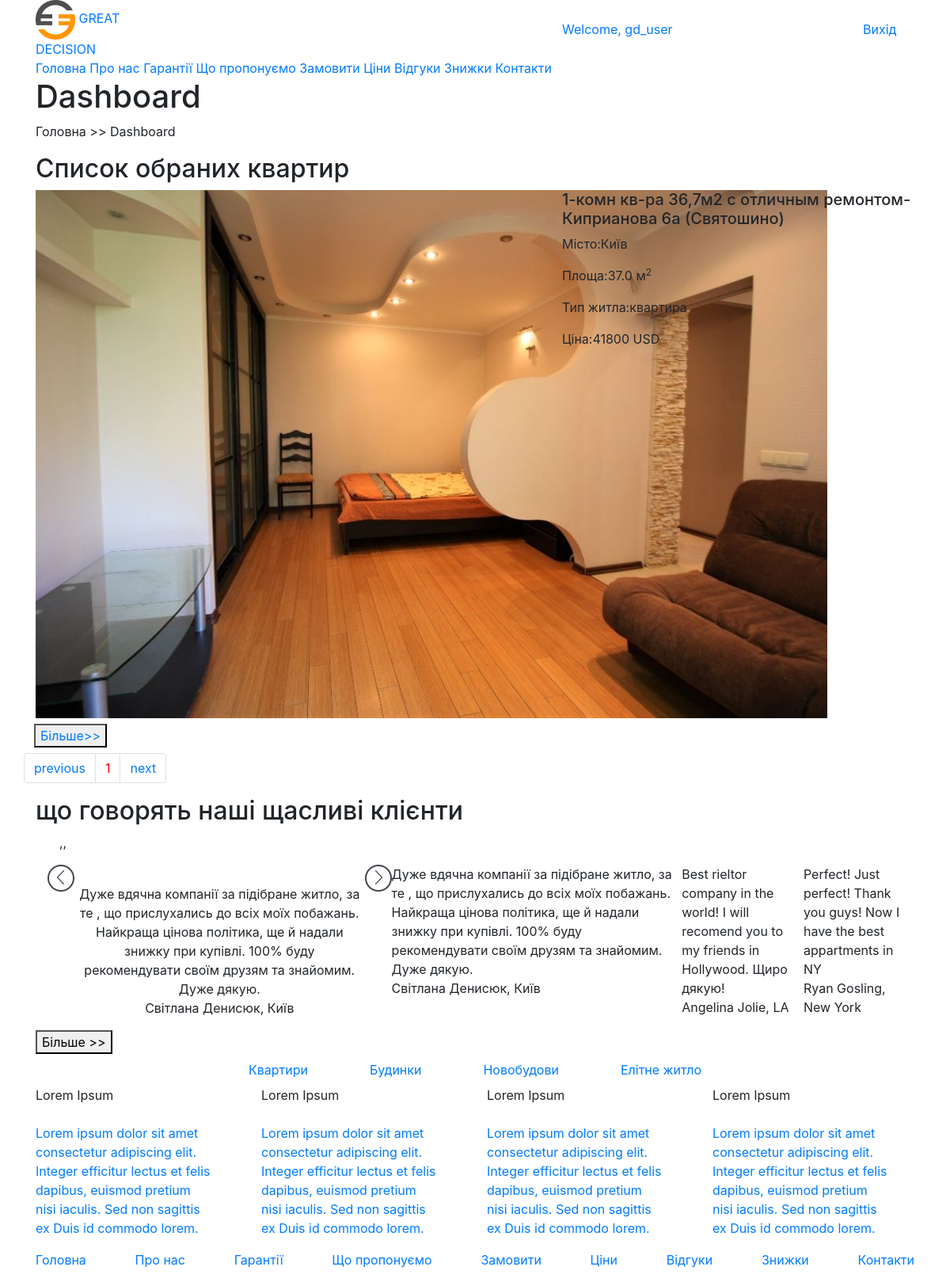
The page /account/dashboard/ (signed in) on the database its author committed.
### apartments/models.py (models this page shows, shortened)
class Apartments(models.Model):
    title = models.CharField(max_length=250)
    address = models.CharField(max_length=250, blank=True)
    city = models.CharField(max_length=250, blank=True)
    region = models.CharField(max_length=250, blank=True)
    description = models.TextField(blank=True)
    price = models.IntegerField()
    rooms = models.IntegerField(blank=True, null=True)
    square_live = models.DecimalField(
        max_digits=5, decimal_places=1, blank=True, null=True)
    square_all = models.DecimalField(max_digits=5, decimal_places=1)
    floor = models.IntegerField(blank=True, null=True)
    apartment_type = models.ForeignKey(
        'ApartmentType', on_delete=models.SET_NULL, null=True, blank=True, default=None)
    is_published = models.BooleanField(default=True)
    list_date = models.DateTimeField(default=datetime.now)
    photo_0 = models.ImageField(upload_to="photos/%Y/%m/%d/")
    photo_1 = models.ImageField(upload_to="photos/%Y/%m/%d/", blank=True)
    photo_2 = models.ImageField(upload_to="photos/%Y/%m/%d/", blank=True)
    photo_3 = models.ImageField(upload_to="photos/%Y/%m/%d/", blank=True)
    photo_4 = models.ImageField(upload_to="photos/%Y/%m/%d/", blank=True)
    photo_5 = models.ImageField(upload_to="photos/%Y/%m/%d/", blank=True)
    photo_6 = models.ImageField(upload_to="photos/%Y/%m/%d/", blank=True)
    photo_7 = models.ImageField(upload_to="photos/%Y/%m/%d/", blank=True)
    realtor = models.ForeignKey(
        Realtor, on_delete=models.DO_NOTHING, blank=True, null=True)
    favorits = models.ManyToManyField(settings.AUTH_USER_MODEL, blank=True)
    class Meta:
        verbose_name = 'apartment'
        verbose_name_plural = 'apartments'

class ApartmentType(models.Model):
    title = models.CharField(max_length=50)
    def __str__(self):
        return self.title

### account/views.py (the view)
# urls.py: path('dashboard/', views.dashboard, name='dashboard')
@login_required
def dashboard(request):
    apartments = Apartments.objects.order_by(
        '-list_date').filter(is_published=True, favorits=request.user)
    paginator = Paginator(apartments, 2)
    page_number = request.GET.get('page')
    page = paginator.get_page(page_number)
    context = {
        "apartments": page,
        "header_h1": "Dashboard",
        "header_p": "Головна >> Dashboard",
    }
    return render(request, 'account/dashboard.html', context)

### templates/account/dashboard.html (shortened to what this page needs)
{% extends 'base.html' %}
{% block content %}
<section class="apartments">
    <div class="container">
    <h2>Список обраних квартир</h2>
            {% if apartments %}
            <div class="row">
                {% for apartment in apartments %}
                <div class="col-lg-6 col-sm-12">
                    <img src="{{ apartment.photo_0.url }}">
                </div>
                <div class="offset-lg-1 col-lg-5 col-sm-12 info">
                    <h5>{{ apartment.title }}</h5>
                    <div class="flat--bcg">
                        <div>
                            <p><span class="title">Місто:</span><span class="name">{{ apartment.city }}</span></p>
                            <p><span class="title">Площа:</span><span class="name">{{ apartment.square_all }} м<sup>2</sup></span></p>
                        </div>
                        <div>
                            <p><span class="title">Тип житла:</span><span class="name">{{ apartment.apartment_type }}</span></p>
                            <p><span class="title">Ціна:</span><span class="name">{{ apartment.price }} USD</span></p>
                        </div>
                    </div>
                </div>
                <div class="btn"><button class="btn--forward"><a
                            href="{% url 'apartment' apartment.id  %}">Більше>></a></button>
                </div>
                {% endfor %}
            <div class="pagination col-12">
                <nav aria-label="Page navigation example">
                    <ul class="step-links pagination">
                        <li class='page-item'><a class='page-link' {% if apartments.has_previous %}href="?page={{ apartments.previous_page_number }}"{% else %}href="#"{% endif %}>previous</a></li>
                        {% for i in apartments.paginator.page_range %}
                        {% if i == apartments.number %}
                        <li class='page-item'><a style="color:red;" class='page-link' href="?page={{i}}">{{i}}</a></li>
                        {% else %}
                        <li class='page-item'><a class='page-link' href="?page={{i}}">{{i}}</a></li>
                        {% endif %}
                        {% endfor %}
                        <li class='page-item'><a class='page-link' {% if apartments.has_next %}href="?page={{ apartments.next_page_number }}"{% else %}href="#"{% endif %}>next</a></li>
                    </ul>
                </nav>
            </div>
            </div>
            {% else %}
            <div>Список порожній</div>
            {% endif %}
        </div>
</section>
{% endblock %}

### templates/partials/_header.html (shortened to what this page needs)
{% load static %}
<header>
{% if not header_h1 %}
    <div class="container-fluid header">
{% else %}
    <div class="container-fluid header_2">
{% endif %}
        <div class="container-fluid header_part_2 login">
            <div class="container header_part_2">
                <div class="row header_part_2">
                    <div class="col-5 logo">
                        <a href="{% url 'index' %}">
                            <img src="{% static 'img/Logo.png' %}" alt="Logo">
                            <span>GREAT<br>DECISION</span>
                        </a>
                    </div>
                    {% if user.is_authenticated %}
                        <a class="offset-2 col-4 align-self-center enter" href="{% url 'dashboard' %}">Welcome, {{ user.username }}</a>
                        <a class="col-1 align-self-center" href="javascript:{document.getElementById('logout').submit()}" >Вихід</a>
                    {% else %}
                        <a class="offset-2 col-4 align-self-center enter" href="{% url 'login' %}">Вхід</a>
                        <a class="col-1 align-self-center" href="{% url 'register' %}">Реєстрація</a>
                    {% endif %}
                </div>
            </div>
        </div>
        <div class="header_part_3">
            <div class="container">
                <div class="row">
                    <div class="col-12 menu">
                        {% url 'index' as url_index %}
                        <a {% if request.path == url_index %}class="menu-active"{% endif %} href="{% url 'index' %}">Головна</a>
                        {% url 'about' as url_about %}
                        <a {% if request.path == url_about %}class="menu-active"{% endif %} href="{% url 'about' %}">Про нас</a>
                        {% url 'guarantee' as url_guarantee %}
                        <a {% if request.path == url_guarantee %}class="menu-active"{% endif %} href="{% url 'guarantee' %}">Гарантії</a>
                        {% url 'we_offer' as url_we_offer %}
                        <a {% if request.path == url_we_offer %}class="menu-active"{% endif %} href="{% url 'we_offer' %}">Що пропонуємо</a>
                        {% url 'order' as url_order %}
                        <a {% if request.path == url_order %}class="menu-active"{% endif %} href="{% url 'order' %}">Замовити</a>
                        {% url 'prices' as url_prices %}
                        <a {% if request.path == url_prices %}class="menu-active"{% endif %} href="{% url 'prices' %}">Ціни</a>
                        {% url 'testimonials' as url_testimonials %}
                        <a {% if request.path == url_testimonials %}class="menu-active"{% endif %} href="{% url 'testimonials' %}">Відгуки</a>
                        {% url 'discounts' as url_discounts %}
                        <a {% if request.path == url_discounts %}class="menu-active"{% endif %} href="{% url 'discounts' %}">Знижки</a>
                        {% url 'contact_us' as url_contact_us %}
                        <a {% if request.path == url_contact_us %}class="menu-active"{% endif %} href="{% url 'contact_us' %}">Контакти</a>
                    </div>
                </div>
            </div>
        </div>
{% if not header_h1 %}
        <div class="header_part_4">
            <div class="container">
                <div class="row">
                    <div class="col-12">
                        <div class="name_1">
                            Ексклюзивне <span>житло</span> <br> в твоєму місті
                        </div>
                        <p>
                            Ми підберемо житло саме під вас, ми працюємо <br>
                            для найвибагливіших клієнтів
                        </p>
                        <form action="{% url 'about' %}">
                            <button class="btn--forward">Більше >></button>
                        </form>
                    </div>
                </div>
            </div>
        </div>
{% else %}
        <div class="header_2_part_4">
            <div class="container">
                <div class="row">
                    <div class="col-12">
                        <h1>
                            {{ header_h1|safe }}
                        </h1>
                        <p>
                            {{ header_p|safe }}
                        </p>
                    </div>
                </div>
            </div>
        </div>
{% endif %}
    </div>
</header>

### rows shown on the page
Apartments: photo_0 (picture), title "1-комн кв-ра 36,7м2 с отличным ремонтом-Киприанова 6а (Святошино)", city "Київ", square_all "37.0", apartment_type "квартира", price "41800"

### other values the page prints
{{ user.username }} "gd_user"
{{ header_h1|safe }} "Dashboard"
{{ header_p|safe }} "Головна >> Dashboard"
{{ i }} "1"
